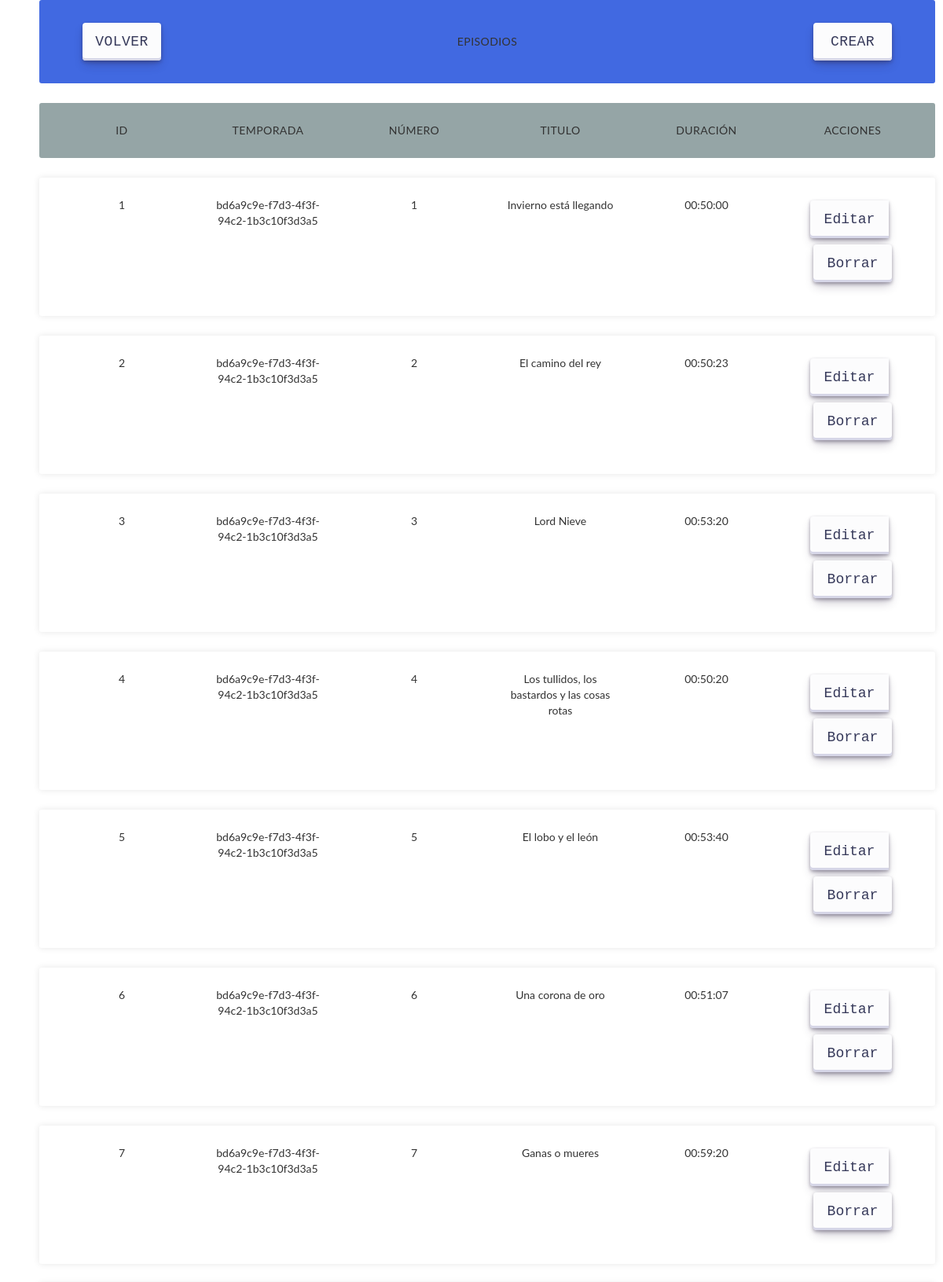
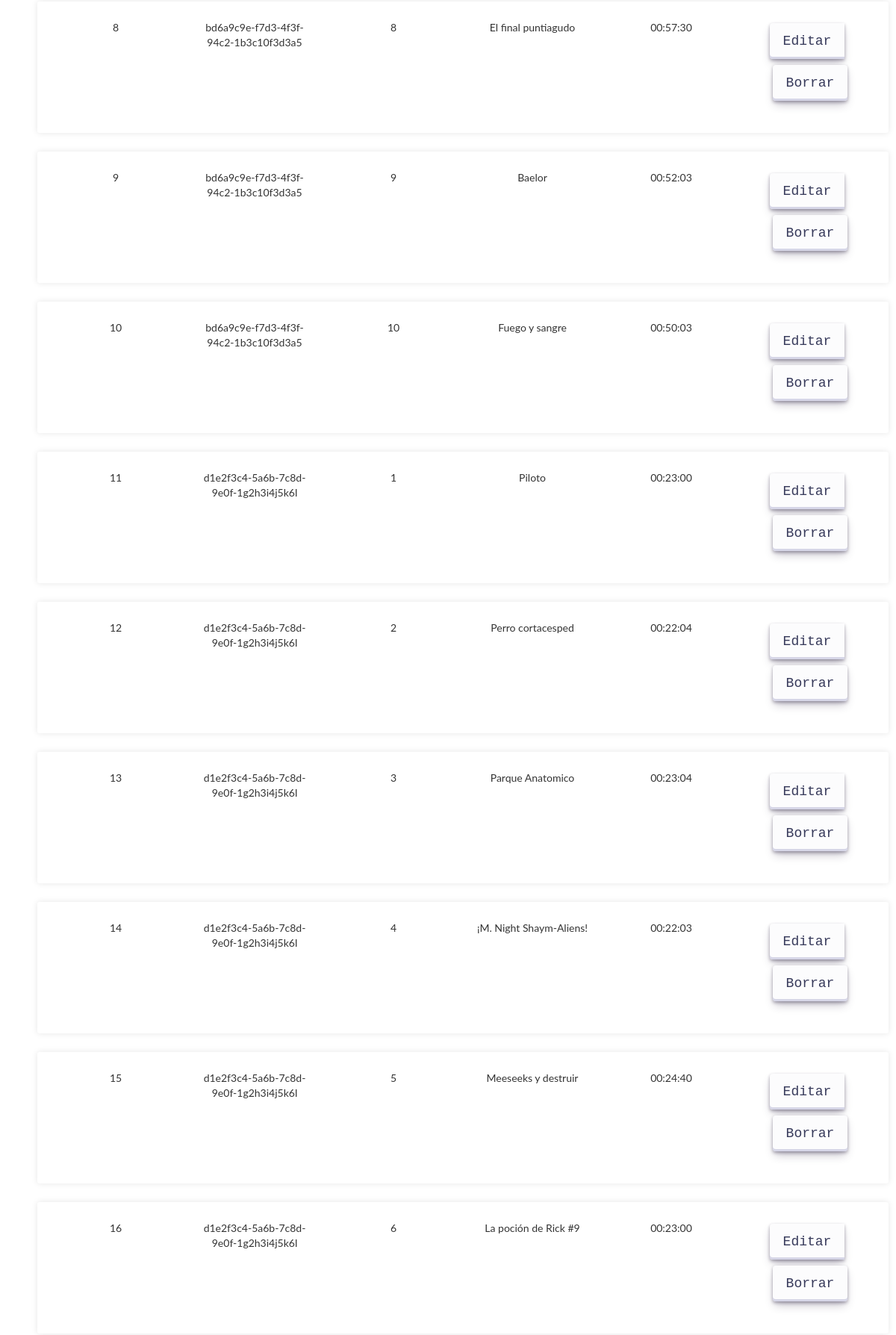
/views/episodio/index.php (upper part), run on the app's committed database (2 pictures, top to bottom).
### tables this page shows
CREATE TABLE EPISODIOS(
                                   ID MEDIUMINT NOT NULL AUTO_INCREMENT,
                                   TEMPORADA_ID VARCHAR(36) NOT NULL,
                                   NUMERO INT NOT NULL,
                                   TITULO VARCHAR(255) NOT NULL,
                                   DURACION INT NOT NULL,
                                   CONSTRAINT PK_EPISODIO PRIMARY KEY(ID),
                                   CONSTRAINT FK_EPISODIO_TEMPORADA FOREIGN KEY(TEMPORADA_ID) REFERENCES TEMPORADAS(ID)
                                       ON UPDATE CASCADE
                                       ON DELETE CASCADE
);

### models/Episodio.php (called while the page is built, shortened)
<?php
require_once( $_SERVER['DOCUMENT_ROOT'].'/MASW04_actividad_1/utils/Database.php');
    class Episodio
    {
        private $id;
        private $temporadaId;
        private $numero;
        private $titulo;
        private $duracion;
        private $database;
        private function constructor($idEpisodio, $temporadaIdEpisodio, $numeroEpisodio, $tituloEpisodio, $duracionEpisodio)
        {
            $this->id = $idEpisodio;
            $this->temporadaId = $temporadaIdEpisodio;
            $this->numero = $numeroEpisodio;
            $this->titulo = $tituloEpisodio;
            $this->duracion = $duracionEpisodio;
            $this->database = Database::getInstance();
        }
        public function constructorVacio()
        {
            $this->database = Database::getInstance();
        }
        public function __construct()
        {
            $params = func_get_args();
            $num_params = func_num_args();
        }
        public function getAll()
        {
            $connection = $this->database->getConnection();
            $query = "SELECT * FROM filmaviu.episodios";
            $result = $connection->query($query);
            $listData = [];
            foreach ($result as $item)
            {
                $episodio =  new Episodio($item['ID'], $item['TEMPORADA_ID'], $item['NUMERO'], $item['TITULO'], $item['DURACION']);
                array_push($listData, $episodio);
            }
            $this->database->closeConnection();
            return $listData;
        }
        public function getId()
        {
            return $this->id;
        }
        public function getTemporadaId()
        {
            return $this->temporadaId;
        }
        public function getNumero()
        {
            return $this->numero;
        }
        public function getTitulo()
        {
            return $this->titulo;
        }
        public function getDuracion()
        {
            return $this->duracion;
        }
    }
?>

### utils/Database.php (called while the page is built, shortened)
<?php
    class Database
    {
        private $db_host = "localhost";
        private $db_user = "root";
        private $db_password = "root";
        private $db_database = "filmaviu";
        private $mysqli = null;
        private static $instance;
        public static function getInstance()
        {
            if (!isset(self::$instance))
            {
                self::$instance = new self;
            }
            return self::$instance;
        }
        public function getConnection()
        {
            if ($this->mysqli == null)
            {
                $this->mysqli = $this->createConnection();
            }
            return $this->mysqli;
        }
        public function closeConnection()
        {
            if ($this->mysqli != null)
            {
                $this->mysqli = null;
            }
        }
        private function createConnection()
        {
            $mysqli = @new mysqli(
                $this->db_host,
                $this->db_user,
                $this->db_password,
                $this->db_database
            );
            return $mysqli;
        }
    }
?>

### controllers/EpisodioController.php (called while the page is built, shortened)
<?php
require_once( $_SERVER['DOCUMENT_ROOT'].'/MASW04_actividad_1/models/episodio.php');
function listarEpisodios()
{
    $model = new Episodio();
    $listarEpisodios = $model->getAll();
    return $listarEpisodios;
}
?>

### views/episodio/index.php (the view, shortened to what this page needs)
<div>
<link rel="stylesheet" href="../styles/biblioteca.css" type="text/css">
    <link rel="stylesheet" href="../styles/bootstrap.css" type="text/css">
    <?php
        require_once( $_SERVER['DOCUMENT_ROOT'].'/MASW04_actividad_1/controllers/EpisodioController.php');
    ?>
        <div class="table_container">
                <ul class="items_table">
                    <li class="table-title">
                        <div class="item_column">
                            <a class="btn btn-success" href="../">
                                Volver
                            </a>
                        </div>
                        <div class="item_column">EPISODIOS</div>
                        <div class="item_column">
                            <a class="btn btn-success" href="new.php">
                                Crear
                            </a>
                        </div>
                    </li>
                    <li class="table-header">
                        <div class="item_column">Id</div>
                        <div class="item_column">Temporada</div>
                        <div class="item_column">Número</div>
                        <div class="item_column">Titulo</div>
                        <div class="item_column">Duración</div>
                        <div class="item_column">Acciones</div>
                    </li>
    <?php
        $listaEpisodios = listarEpisodios();
        if (count($listaEpisodios) > 0)
        {
                foreach($listaEpisodios as $episodio)
                    {
                ?>
                <li class="table-row">
                        <div class="item_column" data-label="Id"><?php echo $episodio->getId(); ?></div>
                        <div class="item_column" data-label="IdTemporada"><?php echo $episodio->getTemporadaId(); ?></div>
                        <div class="item_column" data-label="Numero"><?php echo $episodio->getNumero(); ?></div>
                        <div class="item_column" data-label="Titulo"><?php echo $episodio->getTitulo(); ?></div>
                        <div class="item_column" data-label="Duracion"><?php echo gmdate("H:i:s", $episodio->getDuracion()); ?></div>
                        <div class="item_column" data-label="Acciones">
                             <div class="btn-group" role="group">
                                    <a class="btn btn-success" href="edit.php?id=<?php echo $episodio->getId(); ?>">
                                        Editar
                                    </a>
                                    <form name="delete-episodio" action="delete.php" method="POST" style="...">
                                        <button type="submit" class="btn btn-danger">Borrar</button>
                                    </form>
                                 </div>
                            </div>
                        </li>
                    <?php
                    }
                ?>
            </ul>
         </div>
    <?php
        }
        else
        {
    ?>
            <div class="alerta alerta-warning" role="alert">
                Aun no existen episodios.
            </div>
    <?php
        }
    ?>
</div>

### views/styles/biblioteca.css (style rules this page uses)
.table_container { max-width: 1920px; margin-left: auto; margin-right: auto; padding-left: 10px; padding-right: 10px; }
.items_table { font-family: 'lato', sans-serif; }
.items_table li { border-radius: 3px; padding: 25px 30px; display: flex; justify-content: space-between; margin-bottom: 25px; }
.items_table .table-title { background-color: royalblue; font-size: 14px; text-transform: uppercase; letter-spacing: 0.03em; display: flex; justify-content: space-between; align-items: center; }
.items_table .table-header { background-color: #95A5A6; font-size: 14px; text-transform: uppercase; letter-spacing: 0.03em; display: flex; justify-content: space-between; align-items: center; }
.items_table .table-row { background-color: #ffffff; box-shadow: 0px 0px 9px 0px rgba(0, 0, 0, 0.1); display: flex; justify-content: space-between; }
.item_column { width: 150px !important; text-align: center; }
.table_container .btn { align-items: center; appearance: none; background-color: #FCFCFD; border-radius: 4px; border-width: 0; box-shadow: rgba(45, 35, 66, 0.4) 0 2px 4px,rgba(45, 35, 66, 0.3) 0 7px 13px -3px,#D6D6E7 0 -3px 0 inset; box-sizing: border-box; color: #36395A; cursor: pointer; display: inline-flex; font-family: "JetBrains Mono",monospace; height: 48px; justify-content: center; line-height: 1; list-style: none; overflow: hidden; padding-left: 16px; padding-right: 16px; position: relative; text-align: left; text-decoration: none; transition: box-shadow .15s,transform .15s; user-select: none; -webkit-user-select: none; touch-action: manipulation; white-space: nowrap; will-change: box-shadow,transform; font-size: 18px; min-width: 100px; max-width: 300px; margin: 4px; }

### data on the page
episodios: ID "1", TEMPORADA_ID "bd6a9c9e-f7d3-4f3f-94c2-1b3c10f3d3a5", NUMERO "1", TITULO "Invierno está llegando", DURACION "00:50:00"
episodios: ID "2", TEMPORADA_ID "bd6a9c9e-f7d3-4f3f-94c2-1b3c10f3d3a5", NUMERO "2", TITULO "El camino del rey", DURACION "00:50:23"
episodios: ID "3", TEMPORADA_ID "bd6a9c9e-f7d3-4f3f-94c2-1b3c10f3d3a5", NUMERO "3", TITULO "Lord Nieve", DURACION "00:53:20"
episodios: ID "4", TEMPORADA_ID "bd6a9c9e-f7d3-4f3f-94c2-1b3c10f3d3a5", NUMERO "4", TITULO "Los tullidos, los bastardos y las cosas rotas", DURACION "00:50:20"
episodios: ID "5", TEMPORADA_ID "bd6a9c9e-f7d3-4f3f-94c2-1b3c10f3d3a5", NUMERO "5", TITULO "El lobo y el león", DURACION "00:53:40"
episodios: ID "6", TEMPORADA_ID "bd6a9c9e-f7d3-4f3f-94c2-1b3c10f3d3a5", NUMERO "6", TITULO "Una corona de oro", DURACION "00:51:07"
episodios: ID "7", TEMPORADA_ID "bd6a9c9e-f7d3-4f3f-94c2-1b3c10f3d3a5", NUMERO "7", TITULO "Ganas o mueres", DURACION "00:59:20"
episodios: ID "8", TEMPORADA_ID "bd6a9c9e-f7d3-4f3f-94c2-1b3c10f3d3a5", NUMERO "8", TITULO "El final puntiagudo", DURACION "00:57:30"
episodios: ID "9", TEMPORADA_ID "bd6a9c9e-f7d3-4f3f-94c2-1b3c10f3d3a5", NUMERO "9", TITULO "Baelor", DURACION "00:52:03"
episodios: ID "10", TEMPORADA_ID "bd6a9c9e-f7d3-4f3f-94c2-1b3c10f3d3a5", NUMERO "10", TITULO "Fuego y sangre", DURACION "00:50:03"
episodios: ID "11", TEMPORADA_ID "d1e2f3c4-5a6b-7c8d-9e0f-1g2h3i4j5k6l", NUMERO "1", TITULO "Piloto", DURACION "00:23:00"
episodios: ID "12", TEMPORADA_ID "d1e2f3c4-5a6b-7c8d-9e0f-1g2h3i4j5k6l", NUMERO "2", TITULO "Perro cortacesped", DURACION "00:22:04"
episodios: ID "13", TEMPORADA_ID "d1e2f3c4-5a6b-7c8d-9e0f-1g2h3i4j5k6l", NUMERO "3", TITULO "Parque Anatomico", DURACION "00:23:04"
episodios: ID "14", TEMPORADA_ID "d1e2f3c4-5a6b-7c8d-9e0f-1g2h3i4j5k6l", NUMERO "4", TITULO "¡M. Night Shaym-Aliens!", DURACION "00:22:03"
episodios: ID "15", TEMPORADA_ID "d1e2f3c4-5a6b-7c8d-9e0f-1g2h3i4j5k6l", NUMERO "5", TITULO "Meeseeks y destruir", DURACION "00:24:40"
episodios: ID "16", TEMPORADA_ID "d1e2f3c4-5a6b-7c8d-9e0f-1g2h3i4j5k6l", NUMERO "6", TITULO "La poción de Rick #9", DURACION "00:23:00"
